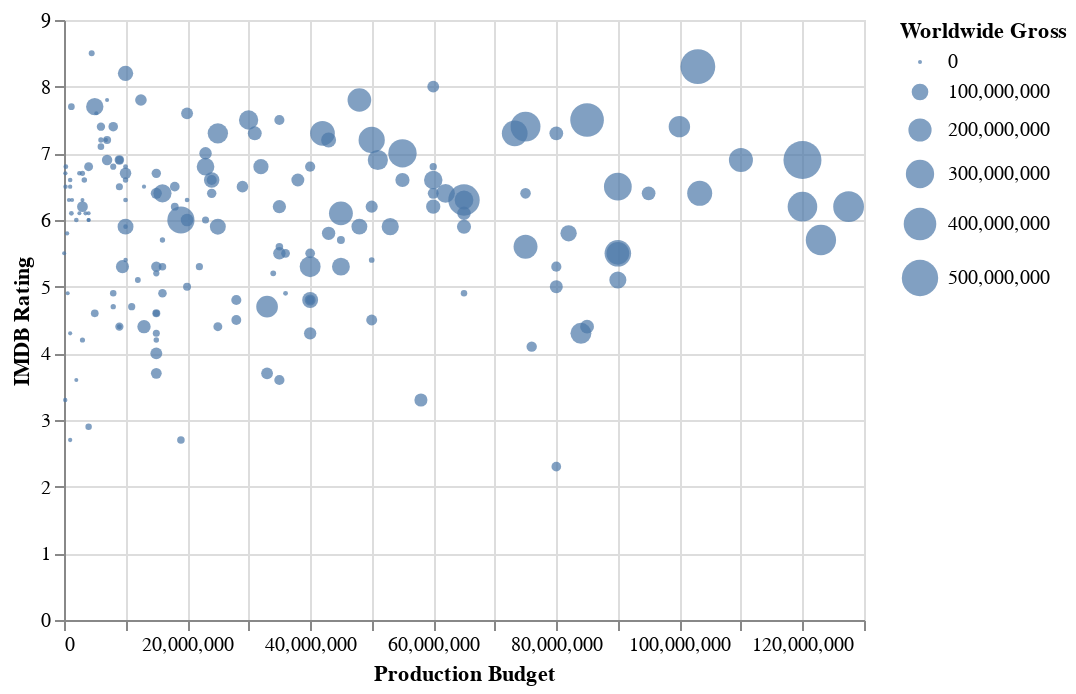

Notebook code for this chart:
### Markdown cell above
Notice how Altair has automatically added a legend to our visualization - how nice!

Let's play with the design of the visualization a bit...

### Code cell
alt.Chart(movies_2000).mark_point(filled=True).encode(
    alt.X('Production Budget'),   # a column from our DataFrame for the X axis
    alt.Y('IMDB Rating'),         # a column from our DataFrame for the Y axis
    alt.Size('Worldwide Gross')   # a column from our DataFrame for the size of the data glyphs
)

### Figure 1 — Vega-Lite specification as saved in the notebook (floating-point values rounded to 4 significant figures; data arrays with more than 128 entries replaced by an {"elided": "..."} marker saying what was removed)
{"$schema": "https://vega.github.io/schema/vega-lite/v4.8.1.json", "config": {"view": {"continuousHeight": 300, "continuousWidth": 400}}, "data": {"name": "data-9c04fdc4ff1a9aa627dcb3d444d8bbc7"}, "datasets": {"data-9c04fdc4ff1a9aa627dcb3d444d8bbc7": {"elided": "188 records"}}, "encoding": {"size": {"field": "Worldwide Gross", "type": "quantitative"}, "x": {"field": "Production Budget", "type": "quantitative"}, "y": {"field": "IMDB Rating", "type": "quantitative"}}, "mark": {"filled": true, "type": "point"}}
